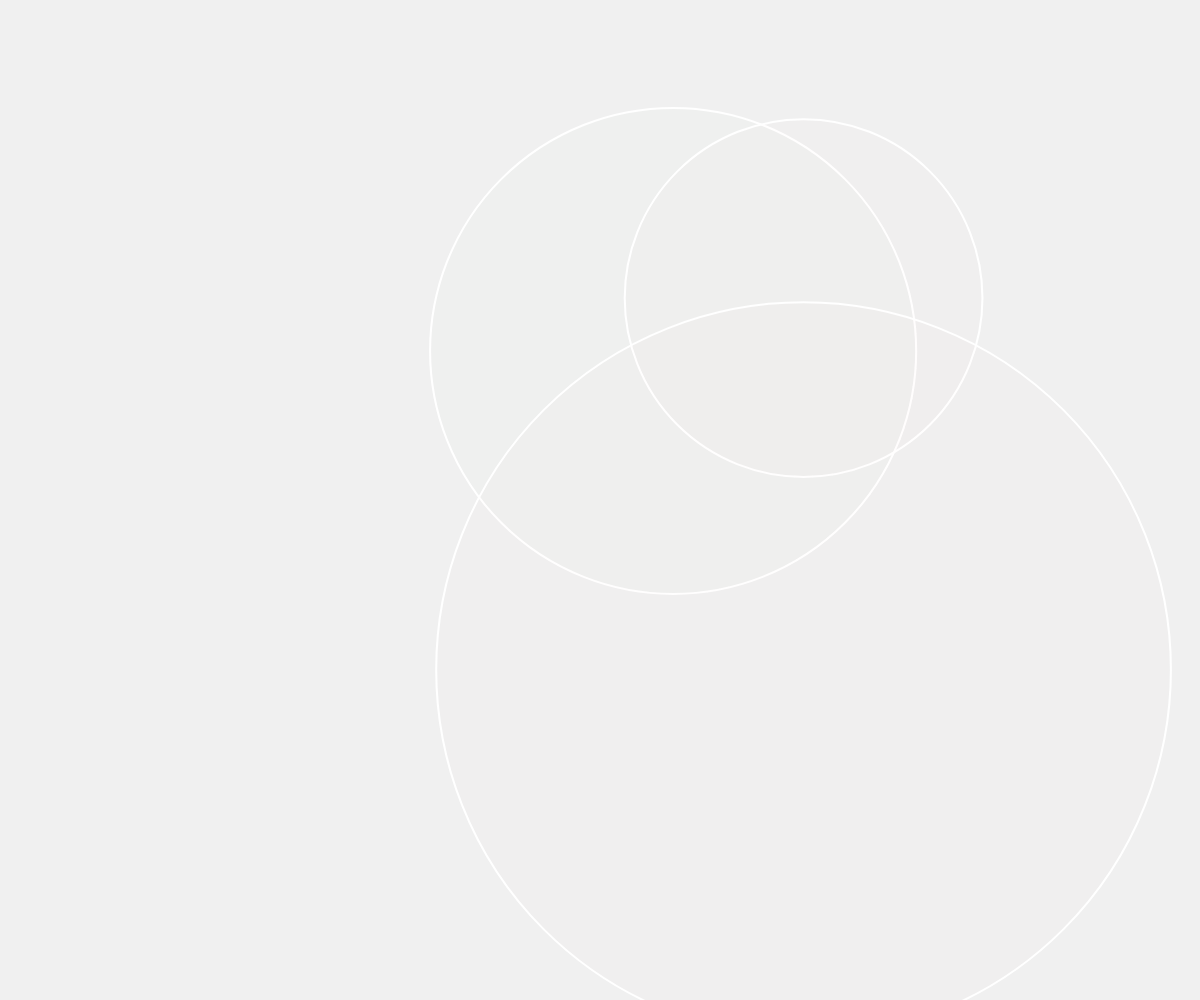
Frame 1 (no input)
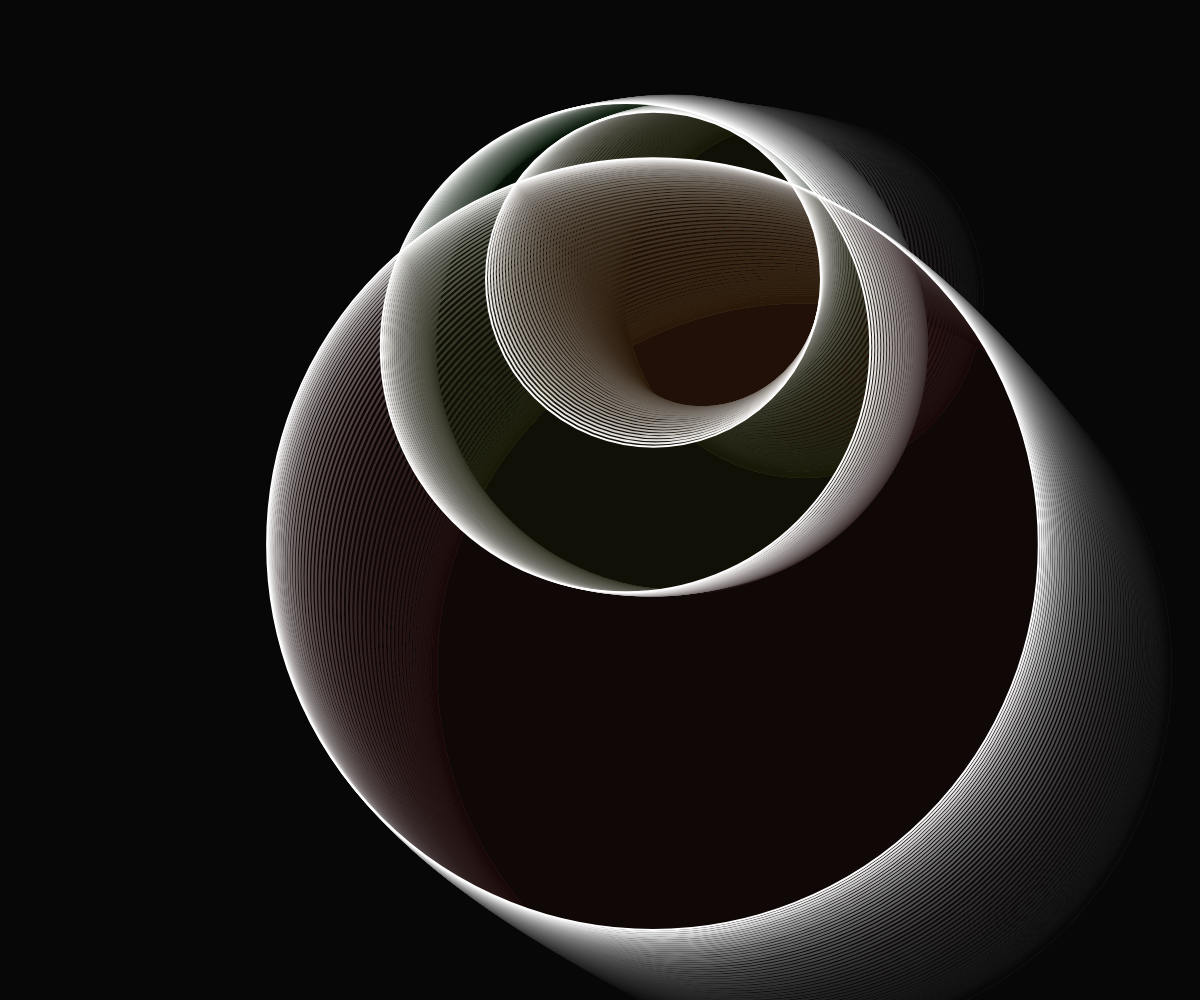
Frame 60 (no input)
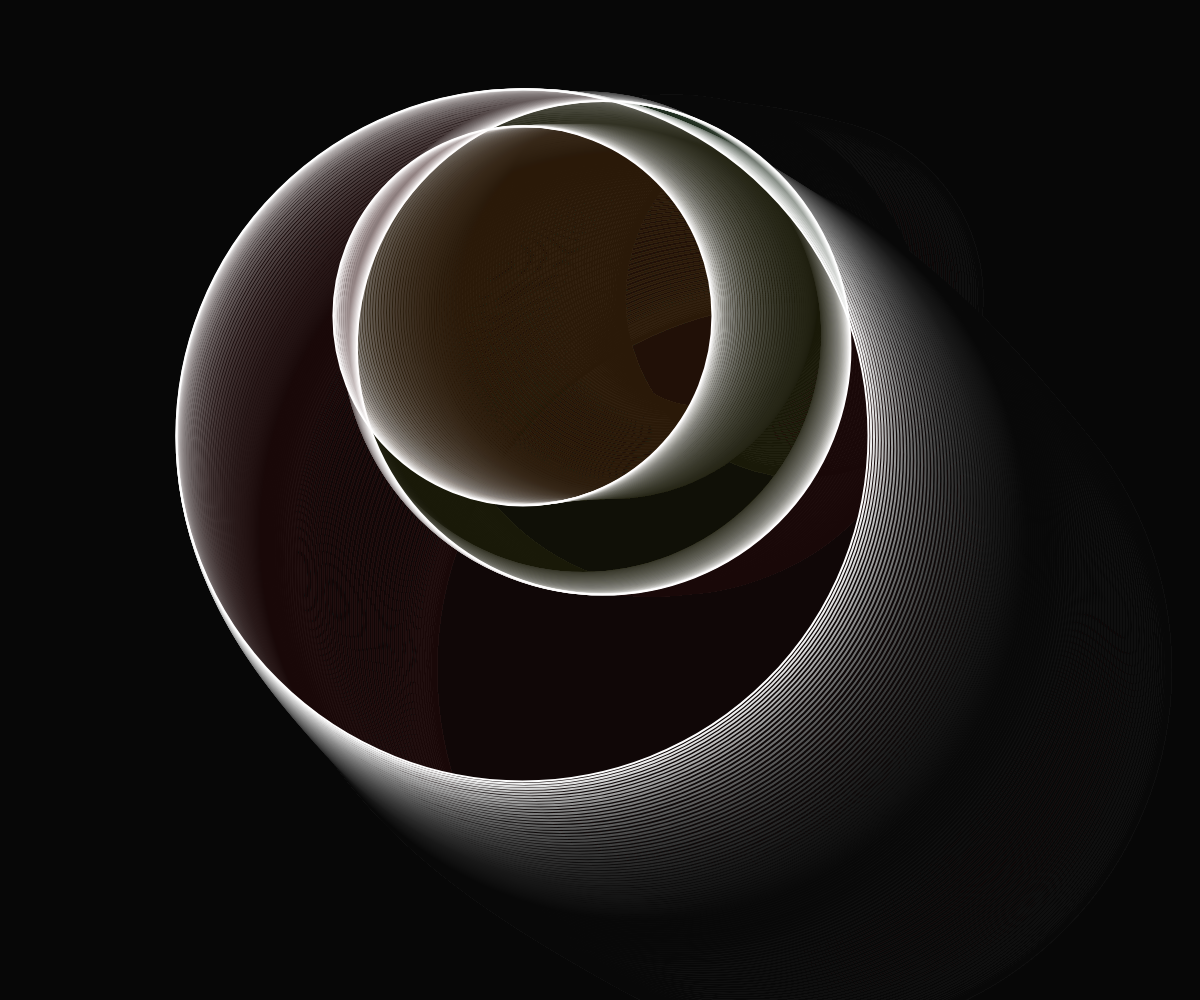
Frame 120 (the mouse pressed at the canvas centre since frame 60)

The p5.js sketch that drew these frames (run headless with seeded random() and noise() and a simulated clock; from frame 60 on, the mouse is pressed at the canvas centre):

// p5.js sketch
// ── sketch.js
let t;
let increment = 0.001; 

function setup() {
  createCanvas(windowWidth, windowHeight);
  strokeWeight(2);
  stroke(255);
  noFill();
  t = 0;
}

function draw() {
  background(0, 15);

  // TODO: Call the makeCircle() function with 4 for xPos, 50 for yPos and 600 for circleSize
  fill(0, 250, 0, 0.8);
  makeCircle(4, 50, 600);

  // TODO: Call the makeCircle() function with 0 for xPos, 200 for yPos and 200 for circleSize
  fill(250, 0, 0, 0.8);
  makeCircle(0, 200, 200);

  // TODO: Call the makeCircle() function with 100 for xPos, 200 for yPos and 1 for circleSize
  makeCircle(0, 0, 250, 0.8);
}

function makeCircle(xPos, yPos, circleSize) { 
  let x = width * noise(t + xPos);
  let y = height * noise(t + yPos);
  let size = width * noise(t + circleSize);

  ellipse(x, y, size, size);

  t += increment;
}
